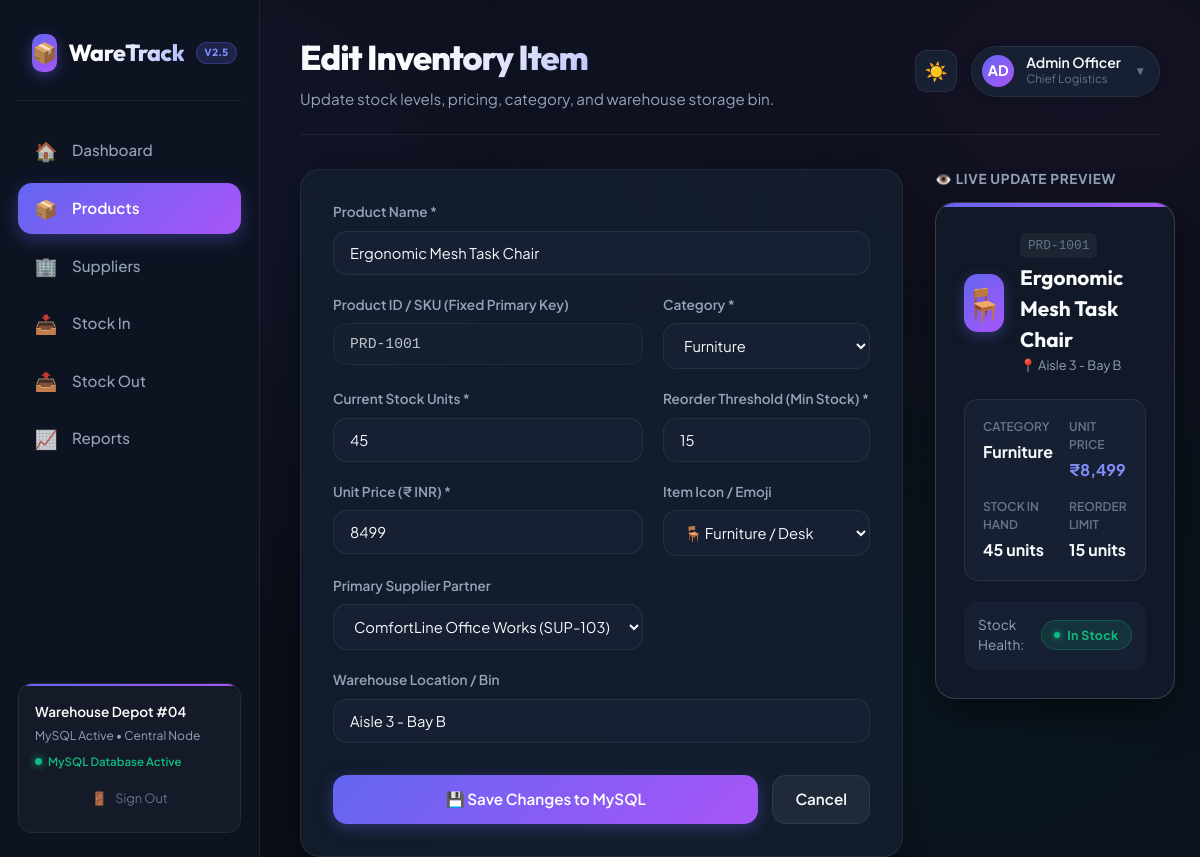
Page /edit-product.php?id=PRD-1001 on the committed database.
### tables this page shows
CREATE TABLE `products` (
    `id` VARCHAR(50) NOT NULL PRIMARY KEY,
    `name` VARCHAR(255) NOT NULL,
    `category` VARCHAR(100) NOT NULL,
    `quantity` INT NOT NULL DEFAULT 0,
    `min_stock` INT NOT NULL DEFAULT 10,
    `price` DECIMAL(12, 2) NOT NULL DEFAULT 0.00,
    `location` VARCHAR(150) DEFAULT 'General Storage',
    `icon` VARCHAR(50) DEFAULT '📦',
    `supplier_id` VARCHAR(50) NULL,
    `created_at` TIMESTAMP DEFAULT CURRENT_TIMESTAMP,
    `updated_at` TIMESTAMP DEFAULT CURRENT_TIMESTAMP ON UPDATE CURRENT_TIMESTAMP,
    INDEX `idx_category` (`category`),
    INDEX `idx_quantity` (`quantity`),
    INDEX `idx_min_stock` (`min_stock`),
    INDEX `idx_prod_supplier` (`supplier_id`)
);

CREATE TABLE `suppliers` (
    `id` VARCHAR(50) NOT NULL PRIMARY KEY,
    `name` VARCHAR(255) NOT NULL,
    `contact_name` VARCHAR(100) NOT NULL,
    `email` VARCHAR(150) NOT NULL,
    `phone` VARCHAR(50) NOT NULL,
    `category` VARCHAR(100) NOT NULL,
    `address` VARCHAR(255) NOT NULL,
    `status` ENUM('Active', 'Preferred', 'On Hold') DEFAULT 'Active',
    `created_at` TIMESTAMP DEFAULT CURRENT_TIMESTAMP,
    INDEX `idx_supplier_category` (`category`),
    INDEX `idx_supplier_status` (`status`)
);

### edit-product.php (the view, shortened to what the rows shown need)
<?php
require_once __DIR__ . '/includes/functions.php';
$id = trim($_GET['id'] ?? ($_POST['productSku'] ?? ''));
$product = getProductById($id);
$suppliers = getSuppliersList('All', 'All', '');
require_once __DIR__ . '/includes/header.php';
?>
<?php if (!$product): ?>
    <div class="empty-state" style="margin-top: 40px;">
        <div class="empty-state-icon">⚠️</div>
        <h3>Product Not Found</h3>
        <p>No product with ID <code><?= e($id) ?></code> was found in the database.</p>
        <a href="products.php" class="btn-primary" style="margin-top: 16px; display: inline-block;">← Back to Catalogue</a>
    </div>
<?php else: ?>
    <div class="form-layout">
        <div class="form-container-card">
            <form id="editProductForm" method="POST" action="edit-product.php?id=<?= urlencode($id) ?>">
                <div class="form-grid">
                    <div class="form-group form-group-full">
                        <label for="productName">Product Name *</label>
                        <input type="text" name="productName" id="productName" required value="<?= e($product['name']) ?>" autocomplete="off">
                    </div>
                    <div class="form-group">
                        <label for="productSku">Product ID / SKU (Fixed Primary Key)</label>
                        <input type="text" name="productSku" id="productSku" readonly value="<?= e($product['id']) ?>" style="font-family: monospace; opacity: 0.75; cursor: not-allowed;">
                    </div>
                    <div class="form-group">
                        <label for="productCategory">Category *</label>
                        <select name="productCategory" id="productCategory" required>
                            <?php
                                $categories = ['Electronics', 'Furniture', 'Storage', 'Supplies', 'Machinery', 'Safety'];
                                foreach ($categories as $cat):
                            ?>
                                <option value="<?= $cat ?>" <?= $product['category'] === $cat ? 'selected' : '' ?>><?= $cat ?></option>
                            <?php endforeach; ?>
                        </select>
                    </div>
                    <div class="form-group">
                        <label for="productQty">Current Stock Units *</label>
                        <input type="number" name="productQty" id="productQty" min="0" value="<?= (int)$product['quantity'] ?>" required>
                    </div>
                    <div class="form-group">
                        <label for="productMinStock">Reorder Threshold (Min Stock) *</label>
                        <input type="number" name="productMinStock" id="productMinStock" min="1" value="<?= (int)$product['min_stock'] ?>" required>
                    </div>
                    <div class="form-group">
                        <label for="productPrice">Unit Price (₹ INR) *</label>
                        <input type="number" name="productPrice" id="productPrice" min="0" value="<?= (float)$product['price'] ?>" required>
                    </div>
                    <div class="form-group">
                        <label for="productIcon">Item Icon / Emoji</label>
                        <select name="productIcon" id="productIcon">
                            <?php
                                $icons = [
                                    '📦' => '📦 Standard Box',
                                    '🪑' => '🪑 Furniture / Desk',
                                    '📱' => '📱 Tech Gadget',
                                    '🏗️' => '🏗️ Heavy Storage',
                                    '🏷️' => '🏷️ Labels / Supplies',
                                    '🚜' => '🚜 Industrial Machine',
                                    '🔌' => '🔌 Cables & Power',
                                    '🦺' => '🦺 Safety Gear',
                                    '🔬' => '🔬 Lab / Cleanroom'
                                ];
                                foreach ($icons as $ico => $label):
                            ?>
                                <option value="<?= $ico ?>" <?= $product['icon'] === $ico ? 'selected' : '' ?>><?= $label ?></option>
                            <?php endforeach; ?>
                        </select>
                    </div>
                    <div class="form-group">
                        <label for="supplierId">Primary Supplier Partner</label>
                        <select name="supplierId" id="supplierId">
                            <?php foreach ($suppliers as $sup): ?>
                                <option value="<?= e($sup['id']) ?>" <?= ($product['supplier_id'] === $sup['id']) ? 'selected' : '' ?>>
                                    <?= e($sup['name']) ?> (<?= e($sup['id']) ?>)
                                </option>
                            <?php endforeach; ?>
                        </select>
                    </div>
                    <div class="form-group form-group-full">
                        <label for="productLocation">Warehouse Location / Bin</label>
                        <input type="text" name="productLocation" id="productLocation" value="<?= e($product['location']) ?>">
                    </div>
                </div>
                <div style="display: flex; gap: 14px; margin-top: 32px;">
                    <button type="submit" class="btn-primary" style="flex: 1;">
                        💾 Save Changes to MySQL
                    </button>
                    <a href="products.php" class="btn-secondary" style="text-decoration: none; display: flex; align-items: center; justify-content: center;">
                        Cancel
                    </a>
                </div>
            </form>
        </div>
        <div class="preview-sticky">
            <div style="margin-bottom: 12px; font-weight: 700; color: var(--text-secondary); font-size: 0.85rem; text-transform: uppercase; letter-spacing: 0.05em;">
                👁️ Live Update Preview
            </div>
            <div class="preview-card-display">
                <div class="preview-header">
                    <div class="preview-avatar" id="prevIcon"><?= e($product['icon'] ?: '📦') ?></div>
                    <div>
                        <span class="preview-sku-badge" id="prevSku"><?= e($product['id']) ?></span>
                        <h3 class="preview-title" id="prevName"><?= e($product['name']) ?></h3>
                        <div style="font-size: 0.8rem; color: var(--text-secondary);" id="prevLocation">📍 <?= e($product['location'] ?: 'General Storage') ?></div>
                    </div>
                </div>
                <div class="preview-grid">
                    <div class="preview-item">
                        <small>Category</small>
                        <strong id="prevCategory"><?= e($product['category']) ?></strong>
                    </div>
                    <div class="preview-item">
                        <small>Unit Price</small>
                        <strong id="prevPrice" style="color: var(--primary-light);"><?= formatCurrency($product['price']) ?></strong>
                    </div>
                    <div class="preview-item">
                        <small>Stock In Hand</small>
                        <strong id="prevQty"><?= (int)$product['quantity'] ?> units</strong>
                    </div>
                    <div class="preview-item">
                        <small>Reorder Limit</small>
                        <strong id="prevMinStock"><?= (int)$product['min_stock'] ?> units</strong>
                    </div>
                </div>
                <div style="background: var(--bg-surface-elevated); padding: 14px; border-radius: var(--radius-md); display: flex; justify-content: space-between; align-items: center;">
                    <span style="font-size: 0.85rem; color: var(--text-secondary);">Stock Health:</span>
                    <?php $st = getStockStatus($product['quantity'], $product['min_stock']); ?>
                    <span class="status-badge <?= $st['class'] ?>" id="prevStatus">
                        <span class="status-badge-dot"></span>
                        <?= $st['label'] ?>
                    </span>
                </div>
            </div>
        </div>
    </div>
<?php endif; ?>
<?php require_once __DIR__ . '/includes/footer.php'; ?>

### rows in the picture
products: productName "Ergonomic Mesh Task Chair", productSku "PRD-1001", productCategory "Furniture", productQty "45", productMinStock "15", productPrice "8499", productIcon "🪑 Furniture / Desk", supplierId "ComfortLine Office Works (SUP-103)", productLocation "Aisle 3 - Bay B", icon "🪑", id "PRD-1001", name "Ergonomic Mesh Task Chair", location "Aisle 3 - Bay B", category "Furniture", price "₹8,499", quantity "45", min_stock "15", quantity+min_stock "In Stock"

### other values in the picture
$pageTitle "Edit Inventory Item"
$pageSubtitle "Update stock levels, pricing, category, and warehouse storage bin."
$currentUser['initials'] "AD"
$currentUser['full_name'] "Admin Officer"
$currentUser['role'] "Chief Logistics"
